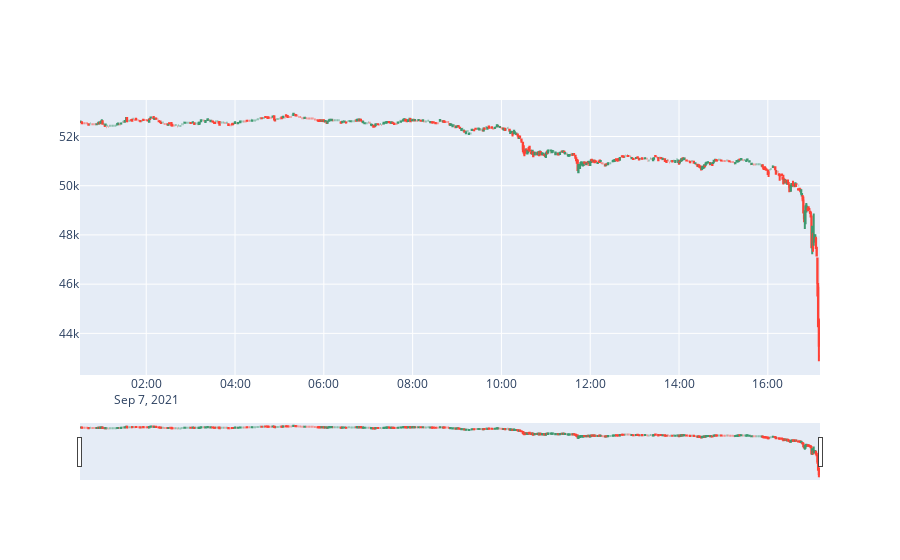

The notebook cell saved with this chart:
### Code cell
fig = go.Figure(data=go.Candlestick(
    x=df_data_dtFilter.index
    ,open=df_data_dtFilter['open']
    ,close=df_data_dtFilter["close"]
    ,high=df_data_dtFilter["high"]
    ,low=df_data_dtFilter["low"]
))                             


fig.update_xaxes(rangebreaks=[dict(values=l_skipDates, dvalue=(60* 1000))]
)

fig.show()

### Figure 1 — Plotly figure (JSON) as saved in the notebook; plotly's stock layout.template omitted (floating-point values rounded to 4 significant figures; data arrays with more than 128 entries replaced by an {"elided": "..."} marker saying what was removed)
{"data": [{"close": {"elided": "1000 float values"}, "high": {"elided": "1000 float values"}, "low": {"elided": "1000 float values"}, "open": {"elided": "1000 float values"}, "type": "candlestick", "x": {"elided": "1000 str values"}}], "layout": {"xaxis": {"rangebreaks": [{"dvalue": 60000, "values": []}]}}}
